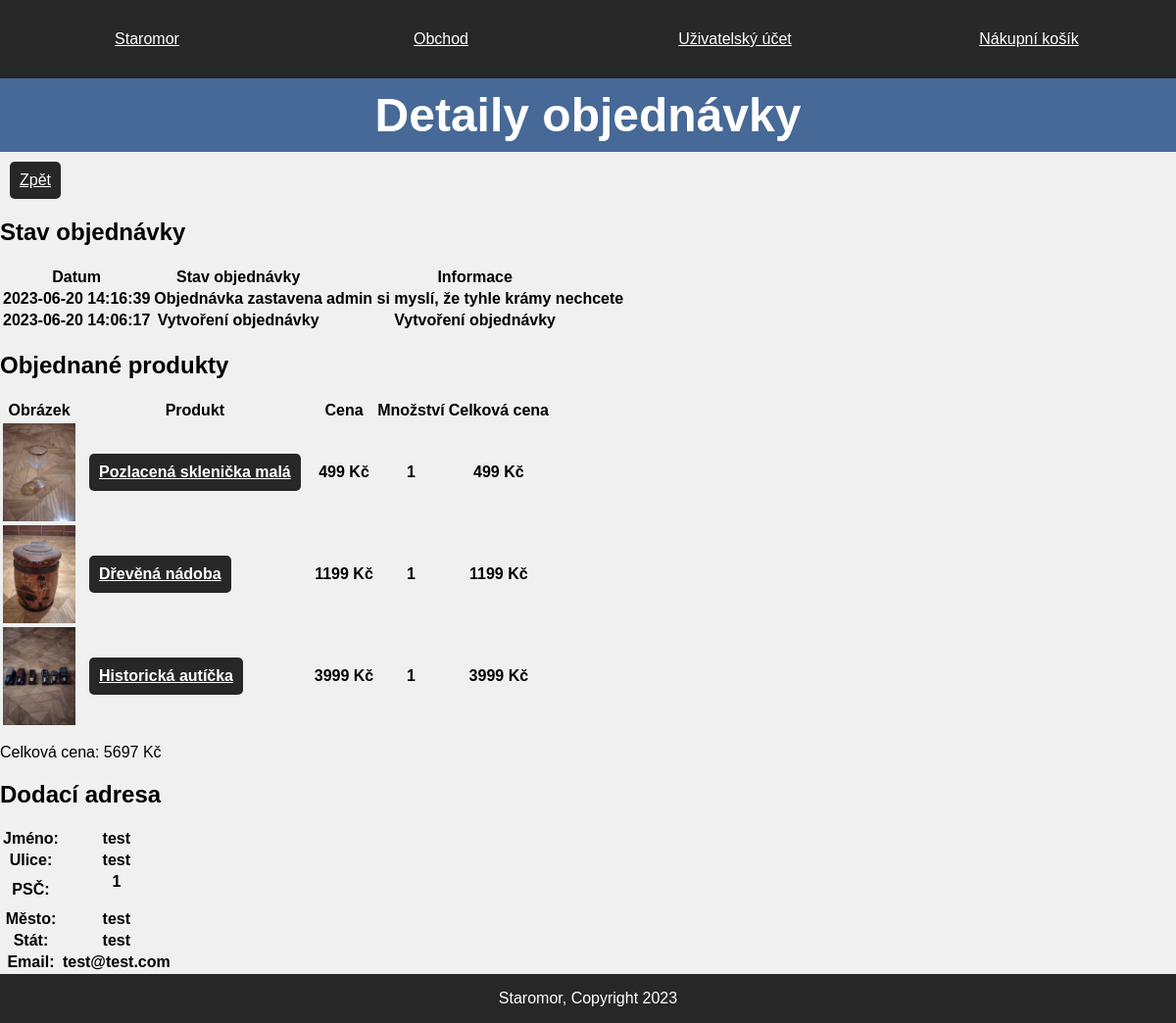
The page /eshop/account/orderdetail.php?order_id=3 (signed in) on the database its author committed.
### tables this page shows
CREATE TABLE `order_status` (
  `order_status_id` int(11) NOT NULL,
  `date` datetime NOT NULL,
  `status` text NOT NULL,
  `information` text DEFAULT NULL,
  `order_id` int(11) NOT NULL
);

CREATE TABLE `order_products` (
  `price` double NOT NULL,
  `amount` int(11) NOT NULL,
  `order_id` int(11) NOT NULL,
  `product_id` int(11) NOT NULL
);

CREATE TABLE `products` (
  `product_id` int(11) NOT NULL,
  `name` text NOT NULL,
  `internal_name` text NOT NULL,
  `description` text NOT NULL,
  `description_long` text NOT NULL,
  `img` text DEFAULT NULL,
  `stock` int(11) NOT NULL,
  `status` text NOT NULL,
  `price` double NOT NULL,
  `category_id` int(11) NOT NULL
);

CREATE TABLE `orders` (
  `order_id` int(11) NOT NULL,
  `user_id` int(11) DEFAULT NULL,
  `last_status` int(11) DEFAULT NULL,
  `address_shipping` int(11) NOT NULL,
  `address_billing` int(11) NOT NULL,
  `total_price` double DEFAULT NULL
);

CREATE TABLE `address` (
  `address_id` int(11) NOT NULL,
  `name` text NOT NULL,
  `zip` int(11) NOT NULL,
  `country` text NOT NULL,
  `city` text NOT NULL,
  `street` text NOT NULL,
  `additional_info` text DEFAULT NULL,
  `email` text NOT NULL,
  `phone` text DEFAULT NULL,
  `user_id` int(11) DEFAULT NULL,
  `address_type` int(11) DEFAULT NULL
);

### eshop/assets/php/database.php (called while the page is built, shortened)
<?php
class Database {
    protected $pdo;
    public function __construct() {
        $this->pdo = new PDO(
            'mysql:host=' . DB_HOST . ';dbname=' . DB_DATABASE . ';charset=utf8mb4',
            DB_USERNAME,
            DB_PASSWORD
        );
        $this->pdo->setAttribute(
            PDO::ATTR_ERRMODE, PDO::ERRMODE_EXCEPTION
        );
        $this->pdo->setAttribute(
            PDO::ATTR_DEFAULT_FETCH_MODE, PDO::FETCH_ASSOC
        );
    }
    public function queryGet($query,$params) {
        $statement = $this->pdo->prepare($query);
        $statement->execute($params);
        return $statement->fetchAll();
    }
}
?>

### eshop/assets/php/order.php (called while the page is built, shortened)
<?php
require_once "database.php";
class Order
{
    public function GetOrderAddress($orderId)
    {
        $database = new Database();
        $query = "SELECT * FROM `orders`
        JOIN `address` ON `orders`.`address_shipping`=`address`.`address_id`
        WHERE `order_id`=?";
        $params = array($orderId);
        $result = $database->queryGet($query, $params);
        $address = new Address();
        $address->name = $result[0]['name'];
        $address->street = $result[0]['street'];
        $address->zip = $result[0]['zip'];
        $address->city = $result[0]['city'];
        $address->country = $result[0]['country'];
        $address->email = $result[0]['email'];
        $address->additional_info = $result[0]['additional_info'];
        $address->phone = $result[0]['phone'];
        return $address;
    }
    public function GetOrderProducts($orderId)
    {
        $database = new Database();
        $query = "SELECT *,`order_products`.`price` AS `current_price` FROM `order_products`
        JOIN `products` USING (`product_id`)
        WHERE `order_id`=?";
        $params = array($orderId);
        $result = $database->queryGet($query, $params);
        return $result;
    }
    public function GetOrderStatus($orderId)
    {
        $database = new Database();
        $query = "SELECT * FROM `order_status` WHERE `order_id`=?
        ORDER BY `date` DESC;";
        $params = array($orderId);
        $result = $database->queryGet($query, $params);
        return $result;
    }
}

### eshop/account/orderdetail.php (the view, shortened to what this page needs)
<?php
$orderId = $_GET['order_id'];
$orderView = new Order();
$statuses = $orderView->GetOrderStatus($orderId);
$address = $orderView->GetOrderAddress($orderId);
$products = $orderView->GetOrderProducts($orderId);
?>
<!DOCTYPE html>
<html lang="cs">
<head>
    <link rel="stylesheet" type="text/css" media="screen" href="../assets/css/style.css">
    <link rel="stylesheet" media="print" href="../assets/css/print.css">
</head>
<body>
    <div class="wrapper">
        <header>
            <nav class="nav-list">
                <a class="nav-item" href="../">
                    <p>Staromor</p>
                </a>
                <a class="nav-item" href="../store">
                    <p>Obchod</p>
                </a>
                <a class="nav-item" href="../account">
                    <p>Uživatelský účet</p>
                </a>
                <a class="nav-item" href="../cart">
                    <p>Nákupní košík</p>
                </a>
            </nav>
        </header>
        <main>
            <h1>Detaily objednávky</h1>
            <a class="link-button" href="userorders.php">Zpět</a>
            <h2>Stav objednávky</h2>
            <table>
                <tr>
                    <th>Datum</th>
                    <th>Stav objednávky</th>
                    <th>Informace</th>
                </tr>
            <?php foreach($statuses as $status){
                ?>
                <tr>
                    <th><?php echo $status['date'];?></th>
                    <th><?php echo $status['status'];?></th>
                    <th><?php echo $status['information'];?></th>
                </tr>
            <?php } ?>
            </table>
            <h2>Objednané produkty</h2>
            <nav class="cart-page">
                <?php
                if (isset($products)) {
                ?>
                    <table>
                        <tr>
                            <th>Obrázek</th>
                            <th>Produkt</th>
                            <th>Cena</th>
                            <th>Množství</th>
                            <th>Celková cena</th>
                        </tr>
                        <?php
                        $totalprice = 0;
                        foreach ($products as $product) {
                            $id = $product['product_id'];
                            $name = $product['name'];
                            $desc = $product['description'];
                            $img = $product['img'];
                            $price = $product['current_price'];
                            $amount = $product['amount'];
                            $totalprice += $price * $amount;
                        ?>
                            <tr>
                                <th><img class="mini-img" src="../<?php echo $img; ?>" alt="<?php echo $desc; ?>"></th>
                                <th><a class="link-button" href="../store/producta.php?id=<?php echo ($id) ?>"><?php echo $name; ?></a></th>
                                <th><?php echo $price; ?> Kč</th>
                                <th><?php echo $amount; ?></th>
                                <th><?php echo ($price * $amount); ?> Kč</th>
                            </tr>
                        <?php
                        }
                        ?>
                    </table>
                    <p>Celková cena: <?php echo $totalprice; ?> Kč</p>
                <?php
                } else {
                ?>
                    <p>Objednávka je prázdná. Tohle by se nemělo stát.</p>
                <?php
                }
                ?>
            </nav>
            <h2>Dodací adresa</h2>
            <table>
                <tr>
                    <th><label for="name">Jméno:</label></th>
                    <th><?php echo $address->name; ?></th>
                </tr>
                <tr>
                    <th><label for="street">Ulice:</label></th>
                    <th><?php echo $address->street; ?></th>
                </tr>
                <tr>
                    <th><label for="zip">PSČ:</label></th>
                    <th><?php echo $address->zip; ?></p>
                    </th>
                </tr>
                <tr>
                    <th><label for="city">Město:</label></th>
                    <th><?php echo $address->city; ?></th>
                </tr>
                <tr>
                    <th><label for="country">Stát:</label></th>
                    <th><?php echo $address->country; ?></th>
                </tr>
                <tr>
                    <th><label for="email">Email:</label></th>
                    <th><?php echo $address->email; ?></th>
                </tr>
            </table>
        </main>
        <footer>
            <p>Staromor, Copyright 2023</p>
        </footer>
    </div>
</body>
</html>

### eshop/assets/css/style.css (style rules this page uses)
body { font-family: Arial, Helvetica, sans-serif; margin: 0; padding: 0; font-size: 100%; color: black; background-color: darkred; }
.wrapper { box-sizing: border-box; margin: auto; max-width: 1280px; min-height: 100vh; display: flex; flex-flow: column nowrap; justify-content: space-between; align-content: center; }
header { background-color: rgb(39, 39, 39); }
main { flex-grow: 1; background-color: rgb(240, 240, 240); }
footer { height: 50px; background-color: rgb(39, 39, 39); color: white; text-align: center; }
.nav-list { flex: 1; display: flex; flex-flow: row wrap; justify-content: space-around; }
.nav-item, .nav-item-current { flex:1; height: 50px; padding: 15px; background-color: rgb(39, 39, 39); color: white; border-width: 1px; border-color: white; text-align: center; transition: ease .5s; }
a.nav-item, a.link-button, button.link-button { color: white; background-color: rgb(39, 39, 39); transition: ease .5s; }
h1 { text-align: center; padding: 10px 10px; margin: 0; font-size: 300%; color: white; background-color: rgb(70, 105, 151); }
img { display: block; max-width: 100%; height: auto; }
a.link-button { display: block; padding: 10px; margin: 10px; border-radius: 5px; width: fit-content; height: fit-content; }
.mini-img { height: 100px; }

### eshop/assets/css/print.css (style rules this page uses)
img { display:none; }
nav.nav-list > * { display: none; }
a { text-decoration: underline !important; }
footer { text-align: center; }

### rows shown on the page
order_status: date "2023-06-20 14:16:39", status "Objednávka zastavena", information "admin si myslí, že tyhle krámy nechcete"
order_status: date "2023-06-20 14:06:17", status "Vytvoření objednávky", information "Vytvoření objednávky"
order_products: product.img (picture), product.name "Pozlacená sklenička malá", price "499", amount "1", $price*$amount "499"
order_products: product.img (picture), product.name "Dřevěná nádoba", price "1199", amount "1", $price*$amount "1199"
order_products: product.img (picture), product.name "Historická autíčka", price "3999", amount "1", $price*$amount "3999"
orders: address_billing.name "test", address_billing.street "test", address_billing.zip "1", address_billing.city "test", address_billing.country "test", address_billing.email "test@test.com"

### other values the page prints
$totalprice "5697"
